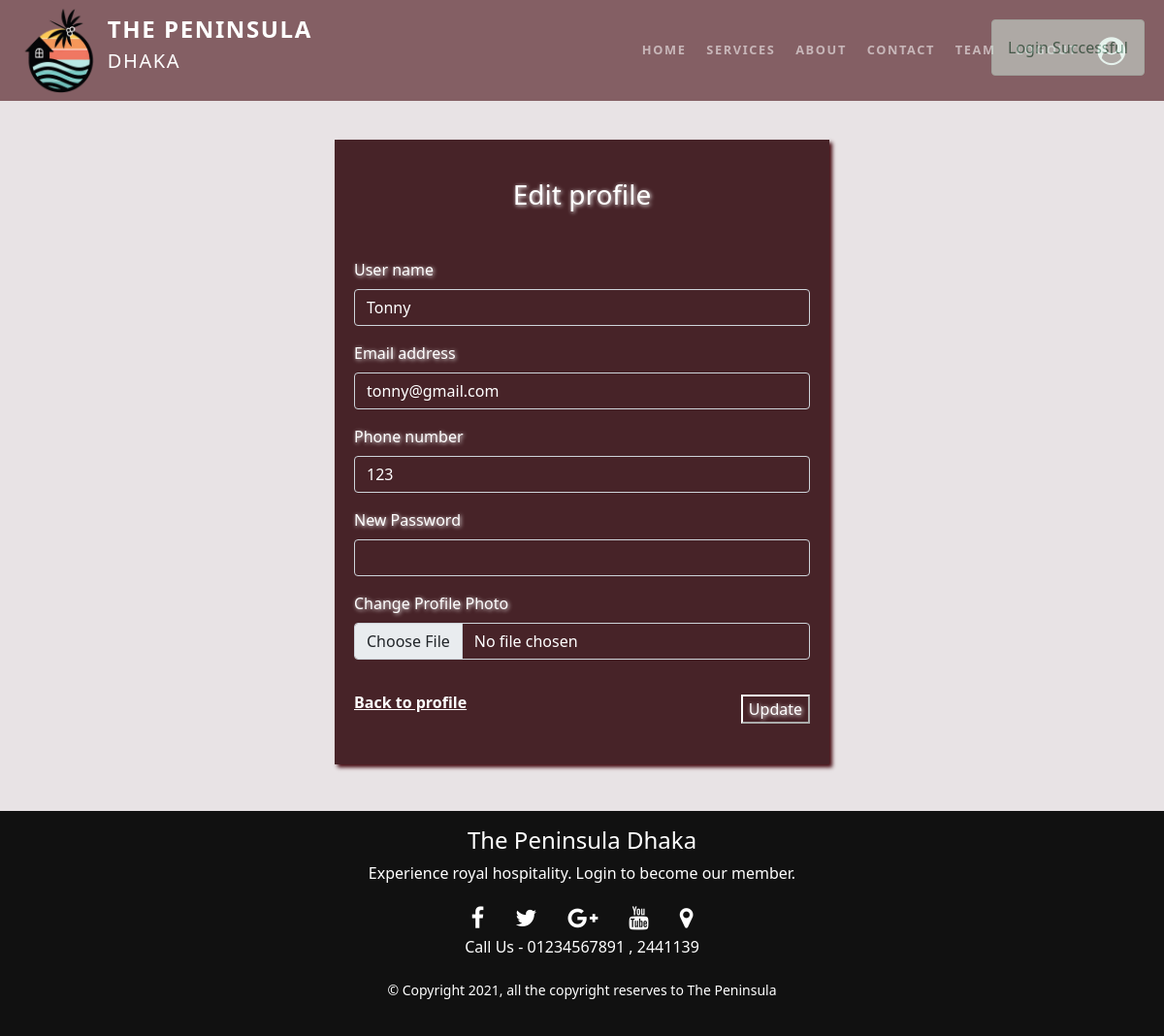
The app's page /edit_profile.php (signed in), older data.
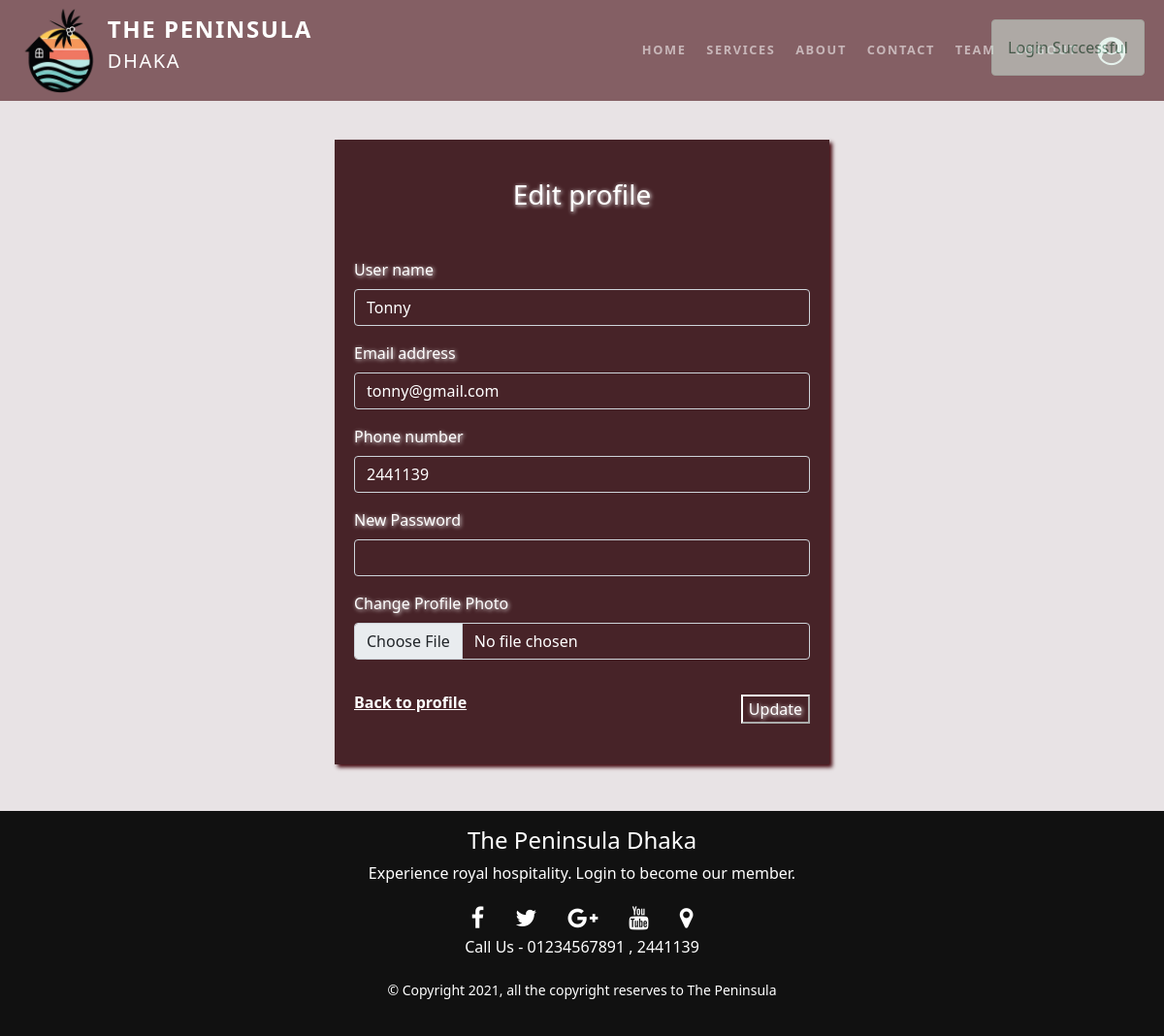
The same page, newer data.
### tables this page shows
CREATE TABLE `user` (
  `user_id` int(11) NOT NULL,
  `user_name` varchar(255) NOT NULL,
  `user_email` varchar(255) NOT NULL,
  `user_phone` varchar(25) NOT NULL,
  `user_password` text NOT NULL,
  `user_photo` varchar(255) DEFAULT NULL,
  `activation_code` varchar(255) DEFAULT NULL,
  `status` int(11) NOT NULL,
  `created_date` datetime NOT NULL
);

### functions.php (called while the page is built, shortened)
<?php
function is_logged_in() {
    if(isset($_SESSION['user_email'])) return true;
    else return false;
}

### edit_profile.php (the view, shortened to what this page needs)
<?php
function current_user_info(){
	require_once ('db/connection.php');
	if(is_logged_in()){
		$email= $_SESSION['user_email'];
		$sqlSelect = "SELECT * FROM user where user_email='$email'";
		$result = mysqli_query($link,$sqlSelect);
		$noOfRow = mysqli_num_rows($result);
		if($noOfRow){
			$row= mysqli_fetch_assoc($result);
			return $row;
		}
	}
	else{
		$msg= "no user logged in";
		redirect("login.php",$msg);
	}
}
?>
<!doctype html>
<html lang="en">
	<head>
		<?php $page='profile'; include 'includes/head.php'; ?>
	</head>
	<body>
		<header>
			<?php include 'includes/navbar.php'; ?>
		</header>
		<?php if(isset($_SESSION['msg'])) { ?>
            <div id="message_alert" style="z-index: 2000; position: fixed; top: 0; right: 0; margin-right: 20px; margin-top: 20px;" class="alert alert-success">
                <?php
                    echo $_SESSION['msg'];
                 ?>
            </div>
        <?php } ?>
		<?php $current_user= current_user_info() ?>
		<div class="container p-0 mt-5 pt-5 text-white">
			<div class="row justify-content-center p-5">
				<div class="col-sm-12 col-md-8 col-lg-6 ">
					<form action="edit_profile_process.php" method="POST" class="edit_profile" enctype="multipart/form-data">
						<h3 class="mb-5 text-center ">Edit profile</h3>
						<div class="mb-3">
					    	<label for="username" class="form-label">User name</label>
					    	<input id="username" type="text" name="username" value="<?php echo $current_user['user_name'] ?>" class="form-control" required >
					  	</div>
					  	<div class="mb-3">
					    	<label for="useremail" class="form-label">Email address</label>
					    	<input id="useremail" type="email" name="useremail" value="<?php echo $current_user['user_email'] ?>" class="form-control"required>
					  	</div>
					  	<div class="mb-3">
					    	<label for="userphone" class="form-label">Phone number</label>
					    	<input id="userphone" type="tel" name="userphone" value="<?php echo $current_user['user_phone'] ?>" class="form-control" required>
					  	</div>
					  	<div class="mb-3">
						    <label for="new_password" class="form-label">New Password</label>
						    <input id="new_password" type="password" name="new_password" value="" class="form-control">
					  	</div>
                        <div class="mb-3">
                            <label for="user_photo" class="form-label">Change Profile Photo</label>
                            <input id="user_photo" type="file" name="user_photo" value="" class="form-control">
                        </div>
					 	<div class="float-end">
					  		<button type="submit">Update</button>
					  	</div>
					  	<div class="my-3 py-3 ">
					  		<a class="text-white fw-bold" href="profile.php">Back to profile</a>
					  	</div>
					</form>
				</div>
			</div>
		</div>
		<footer>
			<?php include 'includes/footer.php'; ?>
		</footer>
	</body>
</html>

### includes/head.php (shortened to what this page needs)
   <link href="css/bootstrap.min.css" rel="stylesheet">
   <link rel="stylesheet" href="https://cdnjs.cloudflare.com/ajax/libs/font-awesome/4.7.0/css/font-awesome.min.css" />
<link type="text/css" rel="stylesheet" href="css/mystylesheet.css"/>

### includes/navbar.php (shortened to what this page needs)
<nav class="navbar_mystyle navbar navbar-expand-lg navbar-dark bg-dark fixed-top">
	<div class="container p-0 ">
		<a class="nav_logo navbar-brand p-0 m-0" href="index.php">
			<div class="row">
				<div class="col-3 p-0">
					<img src="images/logo.png" alt="login inage">
				</div>
				<div class="col-9 pt-1">
					<span><span class="fs-4 fw-bold">The Peninsula</span> <br><span class=" fw-light">Dhaka</span></span>
				</div>
			</div>
		</a>
		<div class="collapse navbar-collapse" id="navbarToggleExternalContent">
			<ul class="navbar-nav ms-auto nav_lists">
				<li class="nav-item "><a class="nav-link <?php if($page=='home'){echo 'active';} ?> " href="index.php">Home</a></li>
				<li class="nav-item "><a class="nav-link <?php if($page=='services'){echo 'active';} ?>" href="services.php">Services</a></li>
				<li class="nav-item "><a class="nav-link <?php if($page=='about'){echo 'active';} ?>" href="about.php">About</a></li>
				<li class="nav-item "><a class="nav-link <?php if($page=='contact'){echo 'active';} ?>" href="contact.php">Contact</a></li>
				<li class="nav-item "><a class="nav-link <?php if($page=='team'){echo 'active';} ?>" href="team.php">Team</a></li>
                <?php
                    require('functions.php');
                    if(is_logged_in()) {
                ?>
				<li class="nav-item "><a class="nav-link <?php if($page=='login'){echo 'active';} ?>" href="logout.php">Logout</a></li>
				<li class="nav-item pt-1">
					<a class="nav-link rounded-circle profile_image py-0 <?php if($page=='profile'){echo 'active';} ?>" href="profile.php" data-bs-toggle="tooltip" data-bs-placement="bottom" title="Profile">
						<i class="fa fa-user-circle fa-2x"></i>
					</a>
				</li>
                <?php } else { ?>
				<li class="nav-item "><a class="nav-link <?php if($page=='login'){echo 'active';} ?>" href="login.php">Login</a></li>
                <?php } ?>
			</ul>
		</div>
	</div>
</nav>

### includes/footer.php (shortened to what this page needs)
<div class="footer_body p-3">
	<div class="container text-center footer-content ">
		<h4>The Peninsula Dhaka</h4>
		<p>Experience royal hospitality. Login to become our member.</p>
		<ul class="social_med ">
			<li><a href="#"><i class="fa fa-facebook"></i></a></li>
			<li><a href="#"><i class="fa fa-twitter"></i></a></li>
			<li><a href="#"><i class="fa fa-google-plus"></i></a></li>
			<li><a href="#"><i class="fa fa-youtube"></i></a></li>
			<li><a href="#"><i class="fa fa-map-marker"></i></a></li>
		</ul>
		<p class="">Call Us - 01234567891 , 2441139</p>
		<p class="py-1"><small>&copy; Copyright 2021, all the copyright reserves to The Peninsula</small></p>
	</div>
	</div>

### css/mystylesheet.css (style rules this page uses)
body { overflow-x: hidden; color: #000000; box-sizing: border-box; background-color: #e8e3e5; }
.navbar_mystyle { text-transform: uppercase; font-weight: 700; letter-spacing: 0.1rem; background: rgba(66, 7, 14,0.6)!important; font-size: 0.8rem; }
.nav_logo img { height: 5.5rem; }
.nav_lists li { padding-left: 0.3rem; align-self: center; }
.nav_lists .nav-link.active, .nav_lists .nav-link:hover { color: white!important; font-size: 0.9rem; }
.footer_body { margin: 0; padding: 0; box-sizing: border-box; background: #111; height: auto; width: 100vw; color: white; }
.social_med { list-style: none; display: flex; align-items: center; justify-content: center; padding: 0; margin: 0; }
.social_med li { margin:0 1rem 0 1rem ; }
.social_med a { font-size: 1.5rem; color: #fff; }
.edit_profile { background: #472328!important; background:transparent; border: 0px; padding:40px 20px 20px 20px; box-shadow: 3px 3px 4px #42070e; }
.edit_profile .form-control { background:transparent; color: white; }
.edit_profile button { border-color: white; border-width: 2px; color: white; background:transparent; margin-top: 20px; text-shadow: 1px 1px 4px white; }
.edit_profile h3 { text-shadow: 1px 1px 4px white; }
.edit_profile .form-label { text-shadow: 1px 1px 4px white; }
@media screen and (min-width: 600px) { .nav_logo img { height: 4.2rem; } }
@media screen and (min-width: 768px) { .nav_logo img { height: 5rem; } }
@media screen and (min-width: 992px) { .nav_logo img { height: 5.1rem; } }
@media screen and (min-width: 1200px) { .nav_logo img { height: 5.5rem; } }

Row changes from the older to the newer data that the page shows:
changed user "Tonny": userphone "123" → "2441139"
